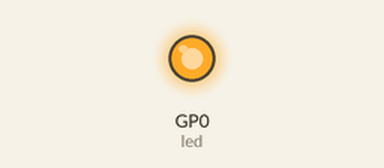
This program was run on a simulated Raspberry Pi Pico running CircuitPython. Parts: output pins drawn as LEDs (lit = HIGH).

Above: at 0.1 s.
Timing chart, 0 to 1.6 s (numbered marks = the images above):
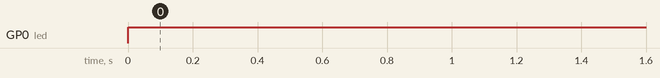

Measured:
- by itself, GP0 (led): LOW → HIGH at 0.00 s

The program:

code.py
```python
#Blue LED indicates the game is in standby.
#The user will press a button that will utilise debounce code
#The LED will turn off once they release the button
#After an amount of time the LED will turn back on
#Once the LED comes on the user needs to press the button again as quickly as possible
#It should print their time to the console
#The time delay will be based on the position of a potentiometer (use value / 10000 +1)
#Use PWM to run the LED at half brightness
import board
import digitalio
import time

led = digitalio.DigitalInOut(board.GP0)
led.direction = digitalio.Direction.OUTPUT

while True:
    led.value = True
```
